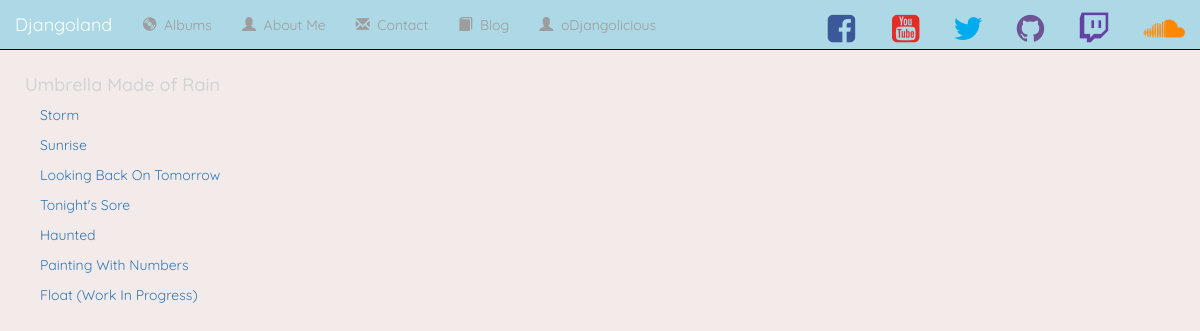
/My_Songs/songs/ (signed in), run on the app's committed database.
### My_Songs/models.py (models this page shows, shortened)
class Album(models.Model):
    artist = models.CharField(max_length=250)
    album_title = models.CharField(max_length=250)
    genre = models.CharField(max_length=250)
    album_logo = models.CharField(max_length=1000)
    album_description = models.CharField(max_length=10000, null=True, blank=True)

class Song(models.Model):
    album = models.ForeignKey(Album, on_delete=models.CASCADE)  # Relates albums and songs
    file_type = models.CharField(max_length=10)
    song_title = models.CharField(max_length=250)
    song_link = models.CharField(max_length=1000, null=True, blank=True)
    song_description = models.CharField(max_length=10000, null=True, blank=True)

### My_Songs/views.py (the view)
# urls.py: path('songs/', My_Songs.views.all_songs, name='all_songs'),
def all_songs(request):
    all_albums = Album.objects.all()  # Get all albums
    return render(request, 'My_Songs/songs.html', {'all_albums': all_albums})

### My_Songs/templates/My_Songs/songs.html (shortened to what this page needs)
{% extends 'base.html' %}
{% block body %}
        {% for album in all_albums %}
            <h4 style="margin-left:25px">{{ album.album_title }}</h4>
            {% for song in album.song_set.all %}
                 <ul>
                    {% if song.song_link != null %}
                        <a href = "{{ song.song_link }}" target="_blank">{{song.song_title}}</a>
                    {% else %}
                        {{song.song_title}}
                    {% endif %}
                </ul>
            {% endfor %}
        {% endfor %}
{% endblock %}

### templates/base.html (shortened to what this page needs)
<!DOCTYPE html>
<html lang="en">
<head>
    <link rel="stylesheet" href="https://maxcdn.bootstrapcdn.com/bootstrap/3.3.6/css/bootstrap.min.css">
    <link href="https://maxcdn.bootstrapcdn.com/font-awesome/4.2.0/css/font-awesome.min.css" rel="stylesheet">
    {% load staticfiles %}
    <link rel="stylesheet" type="text/css" href="{% static 'My_Songs/style.css' %}" />
</head>
<body data-spy="scroll" data-target=".navbar" data-offset="50">
    <nav class="navbar navbar-inverse navbar-fixed-top">
        <div class="container-fluid">
            <div class="navbar-header">
                <a class="navbar-brand" href="{% url 'My_Songs:index' %}">Djangoland</a>
            </div>
            <div class="collapse navbar-collapse" id="topNavBar">
                <ul class="nav navbar-nav">
                    <li class="">
                        <a href="/My_Songs/album_page/">
                            <span class="glyphicon glyphicon-cd" aria-hidden="true"></span>&nbsp; Albums
                        </a>
                    </li>
                    <li class="">
                        <a href="/My_Songs/songs/">
                            <span class="glyphicon glyphicon-user" aria-hidden="true"></span>&nbsp; About Me
                        </a>
                    </li>
                    <li class="">
                        <a href="https://www.youtube.com/channel/UCpKvmRgD_AFG4b534sG0nXA?view_as=subscriber" target="_blank">
                            <span class="glyphicon glyphicon-envelope" aria-hidden="true"></span>&nbsp; Contact
                        </a>
                    </li>
                    <li class="">
                        <a href="/BlogApp/">
                            <span class="glyphicon glyphicon-book" aria-hidden="true"></span>&nbsp; Blog
                        </a>
                    </li>
                    <li class="">
                        {% if user.is_authenticated %}
                           <a href="/user/">
                               <span class="glyphicon glyphicon-user" aria-hidden="true"></span>&nbsp; {{ user.username }}
                           </a>
                        {% else %}
                            <a href="/login/">
                                <span class="glyphicon glyphicon-user" aria-hidden="true"></span>&nbsp; Login
                            </a>
                        {% endif %}
                    </li>
                </ul>
                <form class ="navbar-form navbar-right" role="search" method="get" action="">
                    <div>
                        <a href="https://www.facebook.com/owen.carpenter.50?ref=bookmarks" target="_blank"><i class="fa fa-facebook-square" style="font-size:32px; color:#3B5998; margin-left:23px; margin-bottom:20px"></i></a>
                        <a href="https://www.youtube.com/channel/UCpKvmRgD_AFG4b534sG0nXA?view_as=subscriber" target="_blank"><i class="fa fa-youtube-square" style="font-size:32px; color:#e52d27; margin-left:33px; margin-top:5px"></i></a>
                        <a href="https://twitter.com/Unfold_Reality" target="_blank"><i class="fa fa-twitter" style="font-size:32px; color:#00aced; margin-left:30px; margin-top:5px"></i></a>
                        <a href="https://github.com/oFrusch" target="_blank"><i class="fa fa-github" style="font-size:32px; color:#6e5494; margin-left:30px; margin-top:5px"></i></a>
                        <a href="https://www.twitch.tv/odjangolicious" target="_blank"><i class="fa fa-twitch" style="font-size:32px; color:#6441a5; margin-left:30px; margin-top:5px"></i></a>
                        <a href="https://soundcloud.com/owen-carpenter-2/" target="_blank"><i class="	fa fa-soundcloud" style="font-size:32px; color:#ff8800; margin-left:30px; margin-top:5px"></i></a>
                    </div>
                </form>
            </div>
        </div>
    </nav>
    {% block body %}
    {% endblock %}
</body>
</html>

### My_Songs/static/My_Songs/style.css (style rules this page uses)
body { margin-top:75px; margin-bottom:50px; background-color: #F3EAEA; background-image: none; font-family: 'Quicksand', sans-serif; }
h4 { color:lightgrey; }
.navbar { border-radius: 20; text-color:; background-color:lightblue; position:fixed; width: 100%; height:5%; }
.navbar-brand { font-family: 'Quicksand', sans-serif; }

### data on the page
Album: album_title "Umbrella Made of Rain"
Song: song_title "Storm"
Song: song_title "Sunrise"
Song: song_title "Looking Back On Tomorrow"
Song: song_title "Tonight's Sore"
Song: song_title "Haunted"
Song: song_title "Painting With Numbers"
Song: song_title "Float (Work In Progress)"

### other printed values
{{ user.username }} "oDjangolicious"
